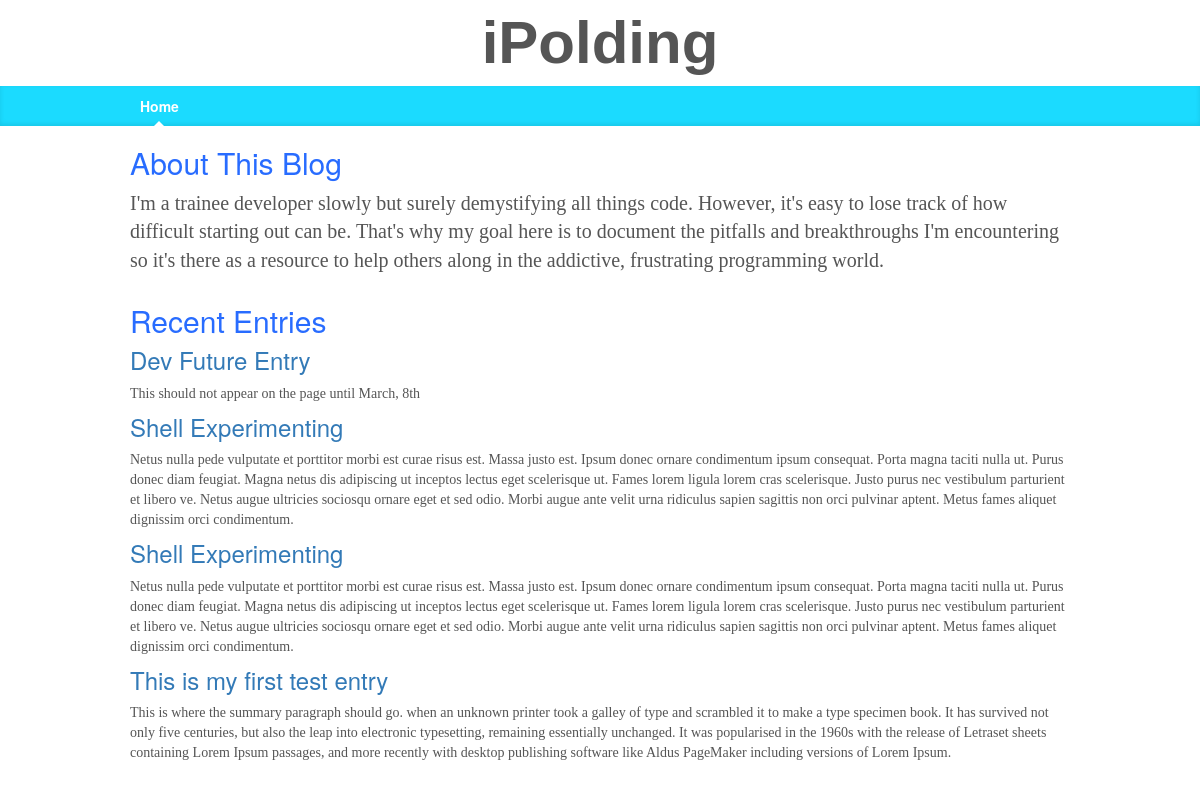
Screenshot of /blog/ with the database file from the repository.
### blog/models.py (models this page shows, shortened)
class Entry(models.Model):
    title = models.CharField(max_length=140)
    pub_date = models.DateTimeField('date published')
    author = models.CharField(max_length=30)
    summary = models.TextField()
    text = models.TextField()

### blog/views.py (the view)
class IndexView(generic.ListView):
    template_name = 'blog/index.html'
    context_object_name = 'latest_blog_entries'
    def get_queryset(self):
        return Entry.objects.filter(pub_date__lte=timezone.now()
            ).order_by('-pub_date')[:5]

### blog/templates/blog/index.html (shortened to what this page needs)
{% extends "base.html" %}
{% block content %}
        <br>
        <h2>About This Blog</h2>
        <p class="blog-description">I'm a trainee developer slowly but surely
            demystifying all things code.
            However, it's easy to lose track of how difficult starting out can be. That's why
            my goal here is to document the pitfalls and breakthroughs I'm encountering so it's
            there as a resource to help others along in the addictive, frustrating programming world.</p>
{% if latest_blog_entries %}
        <br>
                <h2>Recent Entries</h2>
    {% for entry in latest_blog_entries %}
        <h3><a href="{% url 'blog_entry' entry.id %}">{{ entry.title }}</a></h3>
        <p>{{entry.summary}}</p>
    {% endfor %}
{% else %}
    <p>No blog entries are available.</p>
{% endif %}
{% endblock content %}

### blog/templates/base.html (shortened to what this page needs)
<!DOCTYPE html>
<html lang="en">
<head>
    {% load staticfiles %}
    <link rel="stylesheet" href="//netdna.bootstrapcdn.com/bootstrap/3.1.1/css/bootstrap.min.css">
    <link rel="stylesheet" type="text/css" href="{% static 'blog/bootstrap_blog.css' %}" />
</head>
<div class="brand container" align = "center">iPolding</div>
{% include "navigation.html" %}
<div class="container">
    {% block content %}
    {% endblock %}
</div>
</html>

### blog/templates/navigation.html
<body>
    <div class="blog-masthead">
      <div class="container">
        <nav class="blog-nav" role="navigation">
          <a class="blog-nav-item active" href="/blog">Home</a>
        </nav>
      </div>
    </div>

### rows the page displays
Entry: title "Dev Future Entry", summary "This should not appear on the page until March, 8th"
Entry: title "Shell Experimenting", summary "Netus nulla pede vulputate et porttitor morbi est curae risus est. Massa justo est. Ipsum donec ornare condimentum ipsum consequat. Porta magna taciti nulla ut. Purus donec diam feugiat. Magna netus dis adipiscing ut inceptos lectus eget scelerisque ut. Fames lorem ligula lorem cras scelerisque. Justo purus nec vestibulum parturient et libero ve. Netus augue ultricies sociosqu ornare eget et sed odio. Morbi augue ante velit urna ridiculus sapien sagittis non orci pulvinar aptent. Metus fames aliquet dignissim orci condimentum."
Entry: title "Shell Experimenting", summary "Netus nulla pede vulputate et porttitor morbi est curae risus est. Massa justo est. Ipsum donec ornare condimentum ipsum consequat. Porta magna taciti nulla ut. Purus donec diam feugiat. Magna netus dis adipiscing ut inceptos lectus eget scelerisque ut. Fames lorem ligula lorem cras scelerisque. Justo purus nec vestibulum parturient et libero ve. Netus augue ultricies sociosqu ornare eget et sed odio. Morbi augue ante velit urna ridiculus sapien sagittis non orci pulvinar aptent. Metus fames aliquet dignissim orci condimentum."
Entry: title "This is my first test entry", summary "This is where the summary paragraph should go. when an unknown printer took a galley of type and scrambled it to make a type specimen book. It has survived not only five centuries, but also the leap into electronic typesetting, remaining essentially unchanged. It was popularised in the 1960s with the release of Letraset sheets containing Lorem Ipsum passages, and more recently with desktop publishing software like Aldus PageMaker including versions of Lorem Ipsum."
